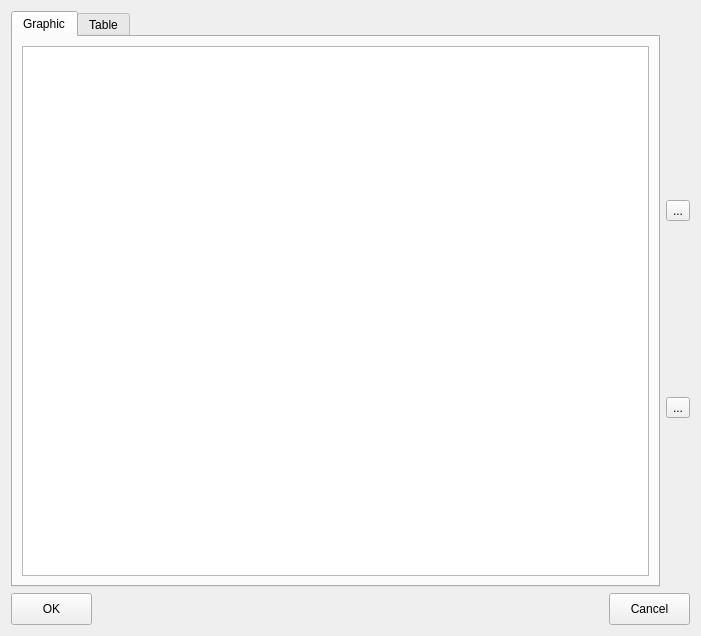
<?xml version="1.0" encoding="UTF-8"?>
<ui version="4.0">
 <class>BondPadEditor</class>
 <widget class="QDialog" name="BondPadEditor">
  <property name="geometry">
   <rect>
    <x>0</x>
    <y>0</y>
    <width>701</width>
    <height>636</height>
   </rect>
  </property>
  <property name="windowTitle">
   <string>Bond Pad Editor</string>
  </property>
  <layout class="QVBoxLayout" name="verticalLayout_2">
   <item>
    <layout class="QHBoxLayout" name="horizontalLayout">
     <item>
      <widget class="QTabWidget" name="tabWidget">
       <property name="currentIndex">
        <number>0</number>
       </property>
       <widget class="QWidget" name="graphicTab">
        <attribute name="title">
         <string>Graphic</string>
        </attribute>
        <layout class="QGridLayout" name="gridLayout_2">
         <item row="0" column="0">
          <widget class="QGraphicsView" name="graphicsView"/>
         </item>
        </layout>
       </widget>
       <widget class="QWidget" name="tableTab">
        <attribute name="title">
         <string>Table</string>
        </attribute>
        <layout class="QGridLayout" name="gridLayout">
         <item row="0" column="0">
          <widget class="QTableView" name="tableView"/>
         </item>
        </layout>
       </widget>
      </widget>
     </item>
     <item>
      <layout class="QVBoxLayout" name="verticalLayout">
       <item>
        <widget class="QLabel" name="label">
         <property name="text">
          <string/>
         </property>
        </widget>
       </item>
       <item>
        <spacer name="verticalSpacer_3">
         <property name="orientation">
          <enum>Qt::Vertical</enum>
         </property>
         <property name="sizeHint" stdset="0">
          <size>
           <width>20</width>
           <height>40</height>
          </size>
         </property>
        </spacer>
       </item>
       <item>
        <widget class="QToolButton" name="toolButton">
         <property name="text">
          <string>...</string>
         </property>
        </widget>
       </item>
       <item>
        <spacer name="verticalSpacer">
         <property name="orientation">
          <enum>Qt::Vertical</enum>
         </property>
         <property name="sizeHint" stdset="0">
          <size>
           <width>20</width>
           <height>40</height>
          </size>
         </property>
        </spacer>
       </item>
       <item>
        <widget class="QToolButton" name="toolButton_2">
         <property name="text">
          <string>...</string>
         </property>
        </widget>
       </item>
       <item>
        <spacer name="verticalSpacer_2">
         <property name="orientation">
          <enum>Qt::Vertical</enum>
         </property>
         <property name="sizeHint" stdset="0">
          <size>
           <width>20</width>
           <height>40</height>
          </size>
         </property>
        </spacer>
       </item>
      </layout>
     </item>
    </layout>
   </item>
   <item>
    <layout class="QHBoxLayout" name="buttonLayout">
     <item>
      <widget class="QPushButton" name="OKButton">
       <property name="minimumSize">
        <size>
         <width>81</width>
         <height>32</height>
        </size>
       </property>
       <property name="maximumSize">
        <size>
         <width>81</width>
         <height>32</height>
        </size>
       </property>
       <property name="text">
        <string>OK</string>
       </property>
       <property name="autoDefault">
        <bool>false</bool>
       </property>
      </widget>
     </item>
     <item>
      <spacer name="horizontalSpacer">
       <property name="orientation">
        <enum>Qt::Horizontal</enum>
       </property>
       <property name="sizeHint" stdset="0">
        <size>
         <width>40</width>
         <height>20</height>
        </size>
       </property>
      </spacer>
     </item>
     <item>
      <widget class="QPushButton" name="CancelButton">
       <property name="minimumSize">
        <size>
         <width>81</width>
         <height>32</height>
        </size>
       </property>
       <property name="maximumSize">
        <size>
         <width>81</width>
         <height>32</height>
        </size>
       </property>
       <property name="text">
        <string>Cancel</string>
       </property>
       <property name="autoDefault">
        <bool>false</bool>
       </property>
      </widget>
     </item>
    </layout>
   </item>
  </layout>
 </widget>
 <resources/>
 <connections/>
</ui>
